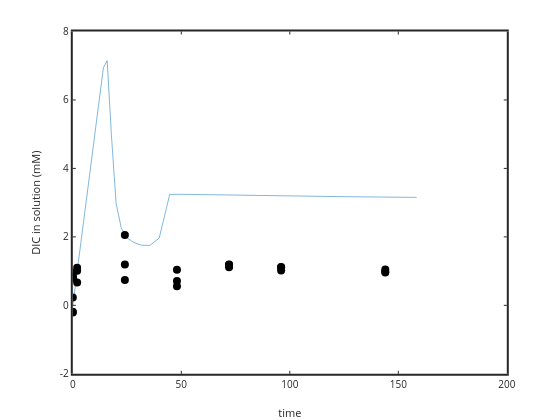

The notebook cell this image was saved under:
### Code cell
plot(time(1:length(time)),1e3*DIC(1:length(time))); ylabel('DIC in solution (mM)'); xlabel('time')
hold on
plot(sampletime,sampleDIC*1e3,'ko','markersize',8,'markerfacecolor','k')
set(gca,'linewidth',2)

yi = interp1 (time, DIC, sampletime);
%plot(sampletime,yi*1e3,'r.')

residual3=sampleDIC*1e3-yi*1e3;

### Figure 1 — Plotly figure (JSON) as saved in the notebook; plotly's stock layout.template omitted (floating-point values rounded to 4 significant figures)
{"data": [{"line": {"color": "rgb(0,113,188)", "dash": "solid", "width": 0.5}, "marker": {"color": "rgb(0,113,188)", "line": {"color": "rgb(0,113,188)"}, "size": 6, "symbol": "none"}, "mode": "lines", "name": "", "showlegend": false, "type": "scatter", "visibility": true, "x": [0, 0, 1.122, 1.259, 1.413, 1.585, 1.778, 1.995, 2.239, 2.512, 2.818, 3.162, 3.548, 3.981, 4.467, 5.012, 5.623, 6.31, 7.079, 7.943, 8.913, 10, 11.22, 12.59, 14.13, 15.85, 17.78, 19.95, 22.39, 25.12, 28.18, 31.62, 35.48, 39.81, 44.67, 50.12, 56.23, 63.1, 70.79, 79.43, 89.13, 100, 112.2, 125.9, 141.3, 158.5], "xaxis": "x", "y": [0, 0, 0.561, 0.6295, 0.7063, 0.7924, 0.8891, 0.9976, 1.119, 1.256, 1.409, 1.581, 1.774, 1.99, 2.233, 2.506, 2.824, 3.154, 3.539, 3.97, 4.454, 4.996, 5.601, 6.269, 6.951, 7.145, 4.99, 2.981, 2.246, 1.967, 1.833, 1.76, 1.75, 1.964, 3.24, 3.244, 3.236, 3.229, 3.22, 3.212, 3.203, 3.193, 3.184, 3.174, 3.164, 3.154], "yaxis": "y"}, {"line": {"color": "rgb(0,0,0)", "width": 0.5}, "marker": {"color": "rgb(0,0,0)", "line": {"color": "rgb(0,0,0)"}, "size": 8, "symbol": "circle"}, "mode": "markers", "name": "", "showlegend": false, "type": "scatter", "visibility": true, "x": [0, 0.1, 2, 24, 48, 72, 96, 144, 0, 0.1, 2, 24, 48, 72, 96, 144, 0, 0.1, 2, 24, 48, 72, 96, 144], "xaxis": "x", "y": [-0.1881, 0.7954, 1.014, 0.7376, 0.5577, 1.186, 1.115, 1.049, -0.2068, 0.8275, 0.6705, 2.053, 0.709, 1.114, 1.121, 0.9826, 0.2322, 0.9485, 1.099, 1.195, 1.043, 1.191, 1.02, 0.9578], "yaxis": "y"}], "layout": {"height": 420, "hovermode": "closest", "margin": {"b": 0, "l": 0, "r": 0, "t": 0}, "plot_bgcolor": "rgba(0,0,0,0)", "showlegend": false, "width": 560, "xaxis": {"anchor": "y", "autorange": false, "domain": [0.13, 0.905], "exponentformat": "none", "gridcolor": "rgba(38,38,38,0.15)", "gridwidth": 2, "linecolor": "rgb(38,38,38)", "linewidth": 2, "mirror": "ticks", "range": [0, 200], "showgrid": false, "showline": true, "side": "bottom", "spikedash": "solid", "spikemode": "across", "spikesides": false, "spikethickness": 1, "tickangle": 0, "tickcolor": "rgb(38,38,38)", "tickfont": {"color": "rgb(38,38,38)", "size": 10}, "ticklen": 3, "ticks": "inside", "ticktext": ["0", "50", "100", "150", "200"], "tickvals": [0, 50, 100, 150, 200], "title": {"font": {"color": "rgb(38,38,38)", "size": 11}, "text": "time"}, "type": "linear", "visible": true, "zeroline": false}, "yaxis": {"anchor": "x", "autorange": false, "domain": [0.11, 0.925], "exponentformat": "none", "gridcolor": "rgba(38,38,38,0.15)", "gridwidth": 2, "linecolor": "rgb(38,38,38)", "linewidth": 2, "mirror": "ticks", "range": [-2, 8], "showgrid": false, "showline": true, "side": "left", "spikedash": "solid", "spikemode": "across", "spikesides": false, "spikethickness": 1, "tickangle": 0, "tickcolor": "rgb(38,38,38)", "tickfont": {"color": "rgb(38,38,38)", "size": 10}, "ticklen": 3, "ticks": "inside", "ticktext": ["-2", "0", "2", "4", "6", "8"], "tickvals": [-2, 0, 2, 4, 6, 8], "title": {"font": {"color": "rgb(38,38,38)", "size": 11}, "text": "DIC in solution (mM)"}, "type": "linear", "visible": true, "zeroline": false}}}
